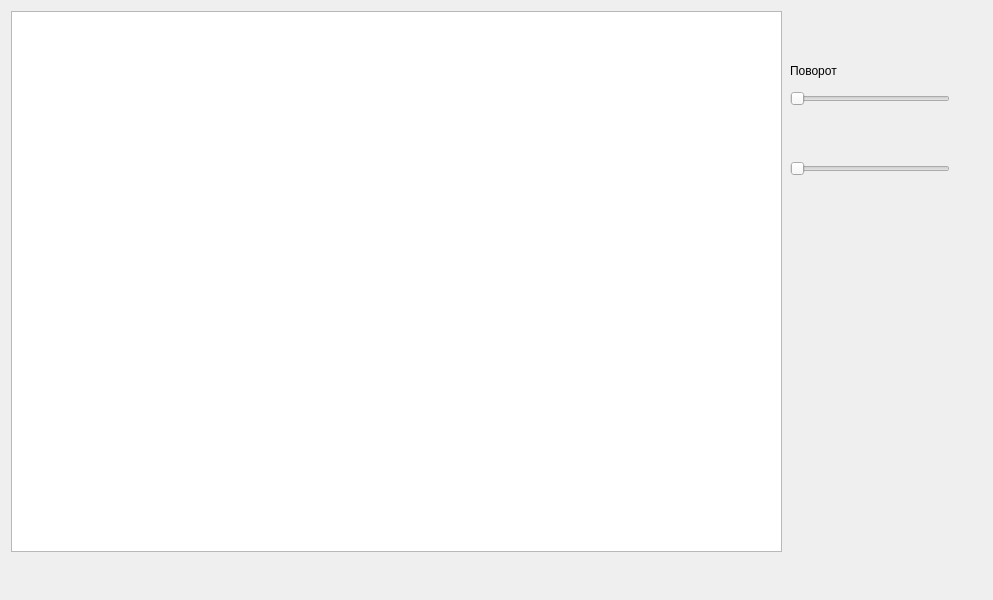
<?xml version="1.0" encoding="UTF-8"?>
<ui version="4.0">
 <class>MainWindow</class>
 <widget class="QMainWindow" name="MainWindow">
  <property name="geometry">
   <rect>
    <x>0</x>
    <y>0</y>
    <width>993</width>
    <height>600</height>
   </rect>
  </property>
  <property name="windowTitle">
   <string>MainWindow</string>
  </property>
  <widget class="QWidget" name="centralwidget">
   <widget class="QGraphicsView" name="graphicsView">
    <property name="geometry">
     <rect>
      <x>11</x>
      <y>11</y>
      <width>771</width>
      <height>541</height>
     </rect>
    </property>
   </widget>
   <widget class="QSlider" name="horizontalSlider">
    <property name="geometry">
     <rect>
      <x>790</x>
      <y>90</y>
      <width>160</width>
      <height>18</height>
     </rect>
    </property>
    <property name="orientation">
     <enum>Qt::Horizontal</enum>
    </property>
   </widget>
   <widget class="QLabel" name="label">
    <property name="geometry">
     <rect>
      <x>790</x>
      <y>60</y>
      <width>79</width>
      <height>22</height>
     </rect>
    </property>
    <property name="text">
     <string>Поворот</string>
    </property>
   </widget>
   <widget class="QSlider" name="horizontalSlider_2">
    <property name="geometry">
     <rect>
      <x>790</x>
      <y>160</y>
      <width>160</width>
      <height>18</height>
     </rect>
    </property>
    <property name="orientation">
     <enum>Qt::Horizontal</enum>
    </property>
   </widget>
  </widget>
  <widget class="QMenuBar" name="menubar">
   <property name="geometry">
    <rect>
     <x>0</x>
     <y>0</y>
     <width>993</width>
     <height>27</height>
    </rect>
   </property>
  </widget>
 </widget>
 <resources/>
 <connections/>
</ui>
